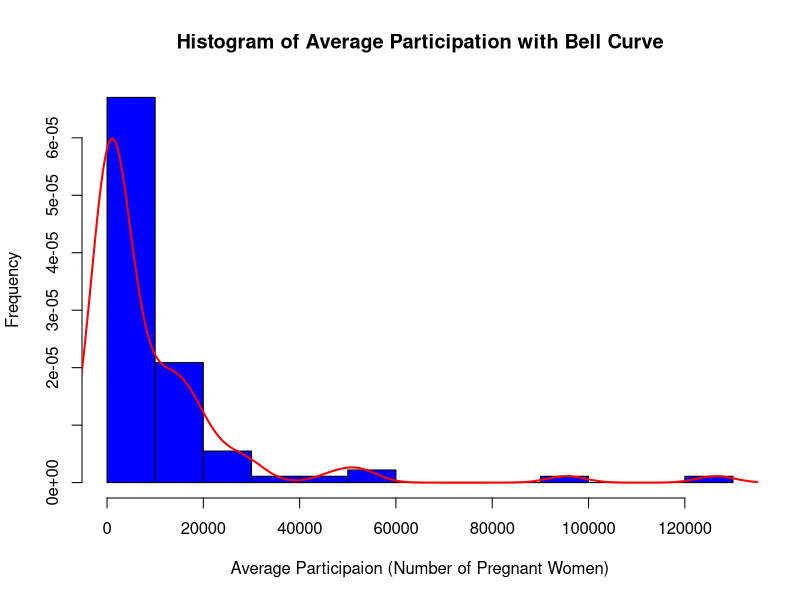
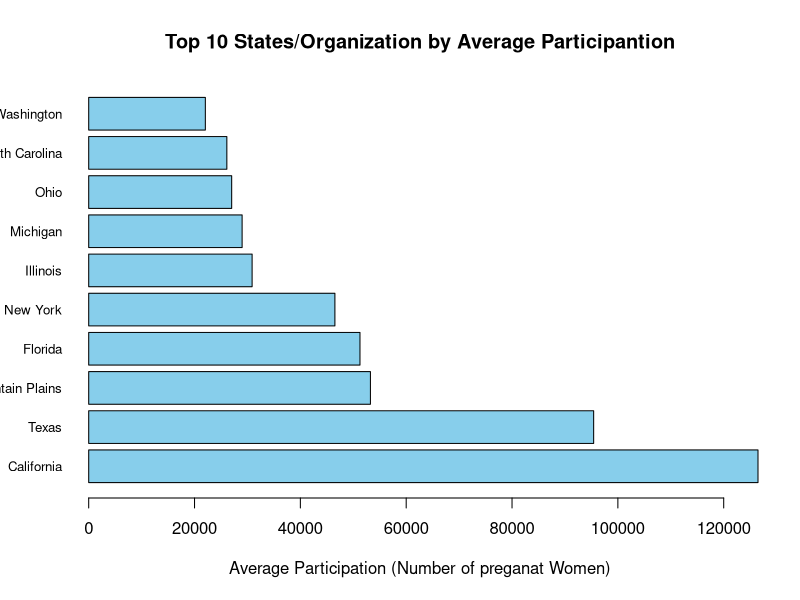

Reproduce these figures in R, in order.
library(readr)

#Load data
data <- read_csv("Pregnant_Women_Participating.csv")

#show dataset
data

# convert average participant to number
data$Average.Participation <- as.numeric(data$"Average Participation")

#Now i want to remove NA values if have any in dataset
average_participation <- na.omit(data$Average.Participation)

#NOw creating histogram
hist(average_participation, breaks = 15, probability = TRUE, col = "blue", main = "Histogram of Average Participation with Bell Curve", xlab="Average Participaion (Number of Pregnant Women)", ylab = "Frequency")

# density curve
lines(density(average_participation), col="red", lwd=2)

#Now we are working to find top 10 performers
#get top 10 performers 1 to 10 -> [1:10], if we need top 15 than use [1:15], but right now i need only 10 top performers
top_performers <- data[order(-data$Average.Participation), ][1:10, ]
#print top performers
top_performers


#Barplot show the top 10 states
barplot(height = top_performers$Average.Participation, names.arg = top_performers$"State Agency or Indian Tribal Organization",
        horiz = TRUE,
        las = 1,
        col = "skyblue",
        main = "Top 10 States/Organization by Average Participantion",
        xlab = "Average Participation (Number of preganat Women)",
        #ylab = top_performers$"State Agency or Indian Tribal Organization",
        cex.names = 0.8
        )

# Create a levels: Low, Medium, High
bins <- c(0, 5000, 20000, Inf)
#labels
labels <- c("Low", "Medium", "High")
data$Participation.Level <- cut(data$Average.Participation, breaks = bins, labels = labels, right = FALSE)

